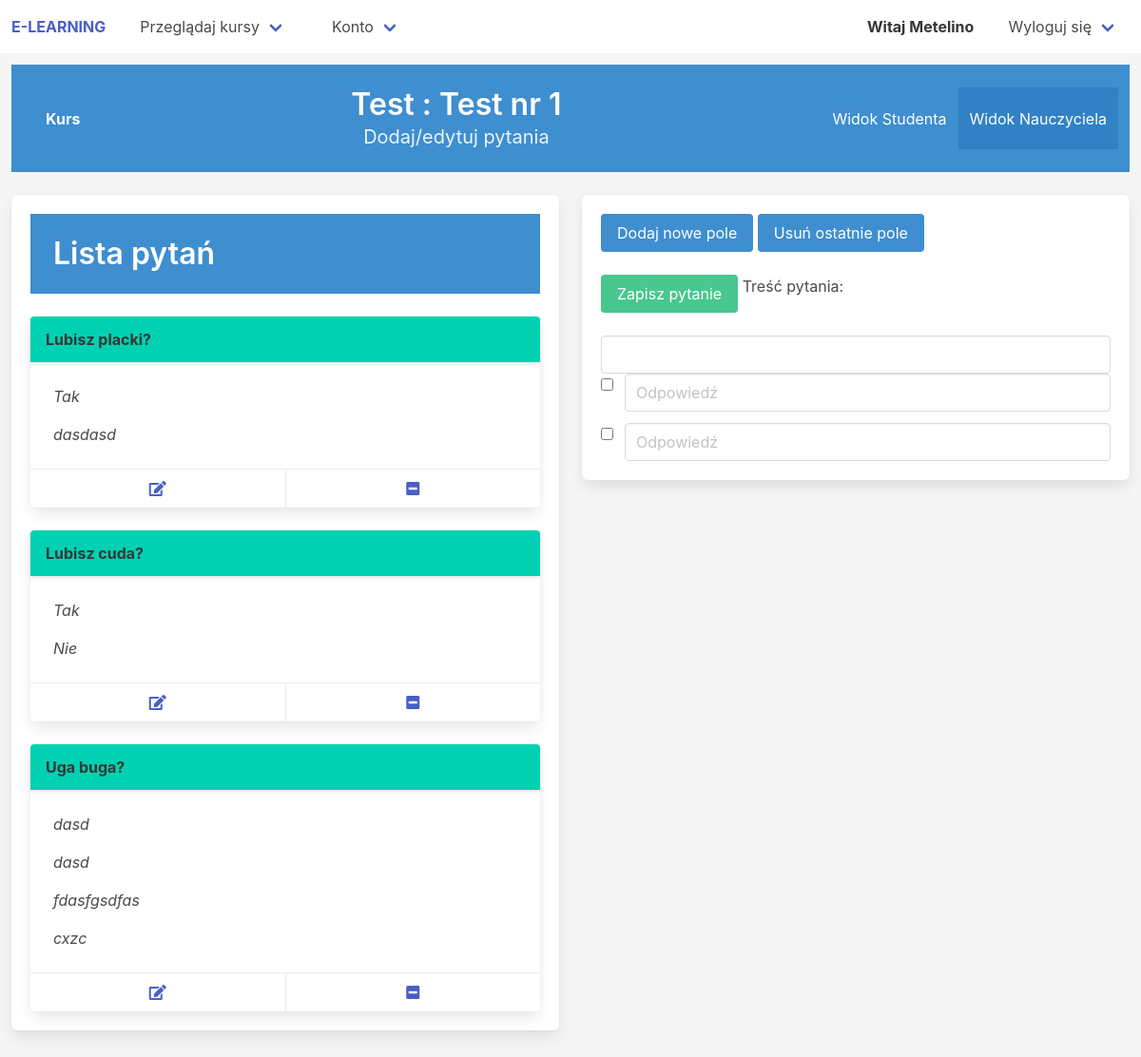
Screenshot of /courses/node-edit/5/ (signed in) with the database file from the repository.
### courses/models.py (models this page shows, shortened)
class Node(models.Model):
    NODE_TYPE = [
        ('lesson', 'Lekcja'),
        ('test', 'Test')
    ]
    name = models.CharField(max_length=100)
    desc = models.CharField(max_length=200)
    content = models.CharField(max_length=2000, default='')
    slug = models.SlugField(allow_unicode=True, blank=True, null=True)
    node_type = models.CharField(choices=NODE_TYPE, default='lesson', max_length=20)
    course = models.ForeignKey(to='Course', on_delete=models.CASCADE)
    node_number = models.PositiveIntegerField(null=True)
    class Meta():
        unique_together = ['course', 'node_number']

class Question(models.Model):
    text = models.CharField(null=True, max_length=200)
    answers = models.ManyToManyField(Answer)
    node = models.ForeignKey(to='Node', on_delete=models.CASCADE)

class Answer(models.Model):
    text = models.CharField(max_length=100, null=True)
    correct = models.BooleanField(default=False)

### courses/views.py (the view)
# urls.py: path('node-edit/<node_pk>/', node_edit, name='node_edit'),
@user_passes_test(lambda u: u.is_staff)
def node_edit(request, node_pk):
    node = Node.objects.get(pk=node_pk)
    if node.node_type == 'lesson':
        return lesson_edit(request, node)
    else:
        return test_edit(request, node)

### courses/forms.py
class QCreateForm(forms.ModelForm):
    class Meta:
        model = Question
        fields = ['text']
        labels = {'text': 'Treść pytania'}
        widgets = {
            'text' : forms.TextInput(attrs = {'class':'input'}),
        }

### courses/views.py (called while the page is built)
def test_edit(request, node):
    questions = node.question_set.all()
    question_form = QCreateForm()
    answers_form = AnswerCreateFormSet(queryset=Answer.objects.none())
    return render(request, 'courses/test-edit.html', {'lesson':node, 'questions':questions, 'answers_form':answers_form, 'q_form':question_form})

### templates/courses/test-edit.html (shortened to what this page needs)
{% extends "base.html" %}
{% load static %}
{% load bulma_tags %}
{% block content %}
<section class="hero is-info is-small block">
    <div class="hero-body is-flex">
        <nav class='navbar'>
            <div class="navbar-menu">
                <div class="navbar-start">
                    <a class="navbar-item" href="{% url 'courses:course_edit' lesson.course.slug %}">
                        <strong>Kurs</strong>
                    </a>
                </div>
            </div>
        </nav>
        <div class='container has-text-centered'>
            <p class="title">
                Test : {{ lesson.name }}
            </p>
            <p class="subtitle">
                Dodaj/edytuj pytania
            </p>
        </div>
        <nav class="navbar">
            <div class="container">
                <div class="navbar-menu">
                    <div class="navbar-end">
                    <a class="navbar-item" href="{% url 'courses:node_view' lesson.pk %}">
                        Widok Studenta
                    </a>
                    <a class="navbar-item is-active">
                        Widok Nauczyciela
                    </a>
                    </div>
                </div>
            </div>
        </nav>
    </div>
</section>
    <div class='columns'>
        <div class='column'>
            <div class='box'>
                <section class='hero is-info is-small block'>
                    <div class='hero-body'>
                        <p class='title'>
                            Lista pytań
                        </p>
                    </div>
                </section>
                <div id='question-list'>
                    {% include 'courses/__question_list.html' %}
                </div>
            </div>
        </div>
        <div class='column'>
            <div class='box'>
                <div class='block'>
                    <button onclick="add_question()" class='button is-info'>Dodaj nowe pole</button>
                    <button onclick="remove_question()" class='button is-info'>Usuń ostatnie pole</button>
                </div>
                <form id='question-form' hx-swap='beforeend' hx-target="#question-list" hx-post="{% url 'courses:question_add' lesson.pk %}">
                    <input class='button is-success block' type='submit' value="Zapisz pytanie">
                    {{ q_form|bulma }}
                    {% for form in answers_form %}
                        <div class='field is-grouped'>
                            <div class='control'>
                                {{ form.correct }}
                            </div>
                            <div class='control is-expanded'>
                                {{ form.text }}
                            </div>
                        </div>
                    {% endfor %}
                </form>
            </div>
        </div>
    </div>
{% endblock %}

### templates/base.html (shortened to what this page needs)
<!DOCTYPE html>
{% load static %}
<html>
<head>
  <link rel="stylesheet" href="https://cdnjs.cloudflare.com/ajax/libs/font-awesome/5.15.3/css/all.min.css">
  <link rel="stylesheet" href='https://cdnjs.cloudflare.com/ajax/libs/bulma/0.9.2/css/bulma.min.css'>
  <link rel='stylesheet' href="{% static 'css/style.css' %}">
  <link rel='stylesheet' href="{% static 'css/anims.css' %}">
</head>
<body>
    <nav class="navbar" role="navigation" id="navbar">
      <div class="navbar-brand">
        <a class="navbar-item" href="{% url 'home' %}">
          <strong>E-LEARNING</strong>
        </a>
      </div>
      <div class='navbar-menu'>
        <div class="navbar-start">
            <div class='navbar-item is-hoverable'>
              <a href="{% url 'courses:course_list' %}" class="navbar-link">Przeglądaj kursy</a>
            </div>
            {% if user.is_authenticated %}
              <div class='navbar-item is-hoverable'>
                <a href="{% url 'accounts:profile' %}" class="navbar-link">Konto</a>
              </div>
            {% endif %}
        </div>
        <div class="navbar-end">
          {% if user.is_authenticated %}
            <div class='navbar-brand'>
              <div class="navbar-item"><strong>Witaj {{ user.username }}</strong></div>
            </div>
            <div class='navbar-item'>
              <a href="{% url 'accounts:logout' %}" class="navbar-link">Wyloguj się</a>
            </div>
          {% endif %}
        </div>
      </div>
    </nav>
    <div class="p-3 main-column" style='flex: 1'>
        {% block content %}
        {% endblock %}
</body>
</html>

### templates/courses/__question.html
<div class="card block {{class}}" hx-target='this' _="{{script}}">
    <header class="card-header has-background-primary">
        <p class="card-header-title">
            {{ q.text }}
        </p>
    </header>
    <div class="card-content">
        <div class="content">
            {% for ans in q.answers.all %}
            <p><i>{{ans.text}}</i></p>
            {% endfor %}
        </div>
    </div>
    <footer class="card-footer">
        <a href="#" hx-swap='outerHTML' hx-get="{% url 'courses:question_update' q.pk %}" class="card-footer-item"><i class="fas fa-edit"></i></a>
        <a href='#' hx-confirm='Czy napewno chcesz usunąć pytanie?' hx-swap='outerHTML'
            hx-delete='{% url "courses:question_delete" q.pk %}' class="card-footer-item"><i class="fas fa-minus-square"></i></a>
    </footer>
</div>

### static/css/style.css (style rules this page uses)
html, body { min-height : 100vh; }
body { color : black; box-sizing: border-box; margin : 0px; display : flex; flex-direction: column; align-items: stretch; justify-content: center; align-content: center; background : hsl(0, 0%, 96%); }
.main-column { display : flex; flex-direction: column; align-items: stretch; justify-content: flex-start; background : hsl(0, 0%, 96%); }

### templates/base.html (style rules this page uses)
html, body { min-height : 100vh; }
body { color : black; box-sizing: border-box; margin : 0px; display : flex; flex-direction: column; align-items: stretch; justify-content: center; align-content: center; background : hsl(0, 0%, 96%); }
.main-column { display : flex; flex-direction: column; align-items: stretch; justify-content: flex-start; background : hsl(0, 0%, 96%); }

### rows the page displays
Node: name "Test nr 1"
Question: text "Lubisz placki?"
Answer: text "Tak"
Answer: text "dasdasd"
Question: text "Lubisz cuda?"
Answer: text "Tak"
Answer: text "Nie"
Question: text "Uga buga?"
Answer: text "dasd"
Answer: text "dasd"
Answer: text "fdasfgsdfas"
Answer: text "cxzc"

### other values shown
{{ user.username }} "Metelino"
